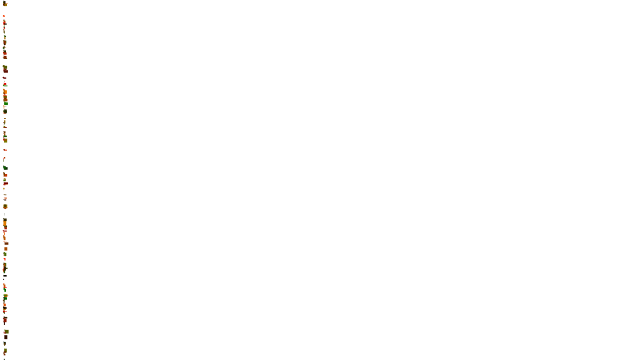
Frame 1 (no input)
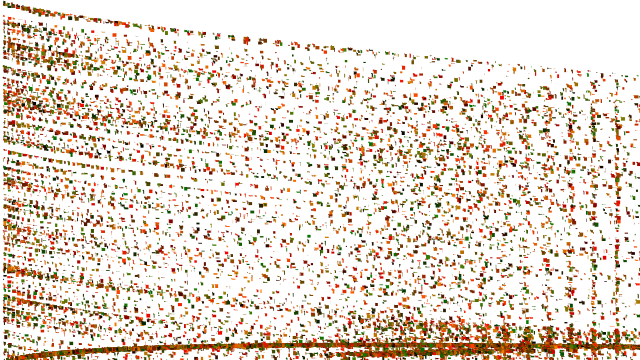
Frame 60 (no input)
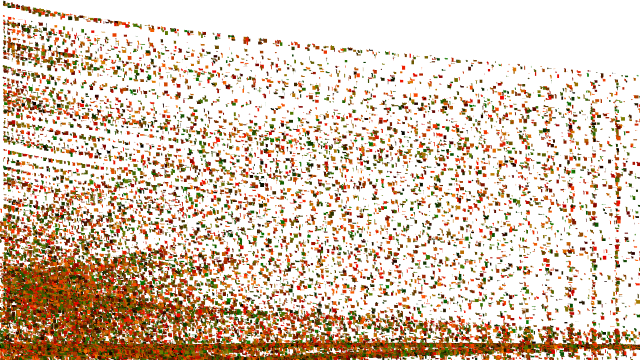
Frame 120 (the mouse pressed at the canvas centre since frame 60)

The p5.js sketch that drew these frames (run headless with seeded random() and noise() and a simulated clock; from frame 60 on, the mouse is pressed at the canvas centre):

// p5.js sketch
// ── sketch.js
// The Nature of Code
// Daniel Shiffman
// http://natureofcode.com

var noiseScale=0.02;
var m;
// var f;
var movers = [];
// var fireflies = [];

function setup() {
  createCanvas(640, 360);
  for (var i = 0; i < 300; i++) { // go through array
      movers[i] = new Mover(random(1),random(640),random(360)); // new mover object
  }
  // for (var j = 0; j < 30; j++) { // go through array
  //     fireflies[j] = new Firefly(random(1),random(640),random(360)); // new mover object
  // }
}

function draw() {
  // background(255,10);
  // for (var x=0; x < width; x++) {
  //   var noiseVal = noise((mouseX+x)*noiseScale, mouseY*noiseScale);
  //   stroke(noiseVal*255);
  //   line(x, mouseY+noiseVal*80, x, height);
  // }

for(var i=0; i<movers.length;i++){
var c = 0.01; //friction constant
var friction = movers[i].velocity.copy();
friction.mult(-1); //reverse direction
friction.normalize();
friction.mult(c);


// var wind = createVector(noise(mouseX), 0);
var wind = createVector(noise(random(100)), 0);
var gravity = createVector(0,0.03);

movers[i].applyForce(wind);
movers[i].applyForce(gravity);
movers[i].applyForce(friction)


movers[i].update();
movers[i].display();
movers[i].checkEdges();

 }

 // for(var j=0; j<fireflies.length;j++){
 // var c = 0.01; //friction constant
 // var friction = fireflies[i].velocity.copy();
 // friction.mult(-1); //reverse direction
 // friction.normalize();
 // friction.mult(c);
 //
 //
 // // var wind = createVector(noise(mouseX), 0);
 // var wind = createVector(noise(random(100)), 0);
 // var gravity = createVector(0,0.03);
 //
 // movers[i].applyForce(wind);
 // movers[i].applyForce(gravity);
 // movers[i].applyForce(friction)
 //
 //
 // movers[i].update();
 // movers[i].display();
 // movers[i].checkEdges();
 //
 //  }
}

// ── firefly.js
// The Nature of Code
// Daniel Shiffman
// http://natureofcode.com

var Firefly = function(m,x,y) {
  this.mass = 1;
  this.position = createVector(m,x,y);
  this.velocity = createVector(0,0);
  this.acceleration = createVector(1.0, 1);

this.applyForce=function(force){
  var f = p5.Vector.div(force, this.mass);
  this.acceleration.add(f); //add to force.
}

  this.update = function() {
    this.velocity.add(this.acceleration);
    this.position.add(this.velocity);
    this.acceleration.mult(0); // set acceleration back to zero.

  };

  this.display = function() {
    // stroke(0);
    // strokeWeight(2);
    noStroke();
    fill(random(255), 127, 0);
    // fill(random(255), random(127), 0);
    // fill(random(255, 127, 0));
    rect(this.position.x, this.position.y, random(40), 40);
  };

  this.checkEdges = function() {
    if (this.position.x > width) {
      this.position.x = width;
      this.velocity.x *= -1;
    } else if (this.position.x < 0) {
      this.velocity.x *= -1;
      this.position.x = 0;
    }
    if (this.position.y > height) {
      this.velocity.y *= -1;
      this.position.y = height;
    }
  };

};

// ── mover.js
// The Nature of Code
// Daniel Shiffman
// http://natureofcode.com

var Mover = function(m,x,y) {
  this.mass = 1;
  this.position = createVector(m,x,y);
  this.velocity = createVector(0,0);
  this.acceleration = createVector(3.0, 1);

this.applyForce=function(force){
  var f = p5.Vector.div(force, this.mass);
  this.acceleration.add(f); //add to force.
}

  this.update = function() {
    this.velocity.add(this.acceleration);
    this.position.add(this.velocity);
    this.acceleration.mult(0); // set acceleration back to zero.

  };

  this.display = function() {
    // stroke(0);
    // strokeWeight(2);
    noStroke();
    fill(random(255), 127, 0);
    fill(random(255), random(127), 0);
    // fill(random(255, 127, 0));
    rect(this.position.x, this.position.y, random(4), random(4));
      ellipse(this.position.x, this.position.y, random(2), random(2));
  };

  this.checkEdges = function() {
    if (this.position.x > width) {
      this.position.x = width;
      this.velocity.x *= -1;
    } else if (this.position.x < 0) {
      this.velocity.x *= -1;
      this.position.x = 0;
    }
    if (this.position.y > height) {
      this.velocity.y *= -1;
      this.position.y = height;
    }
  };

};
